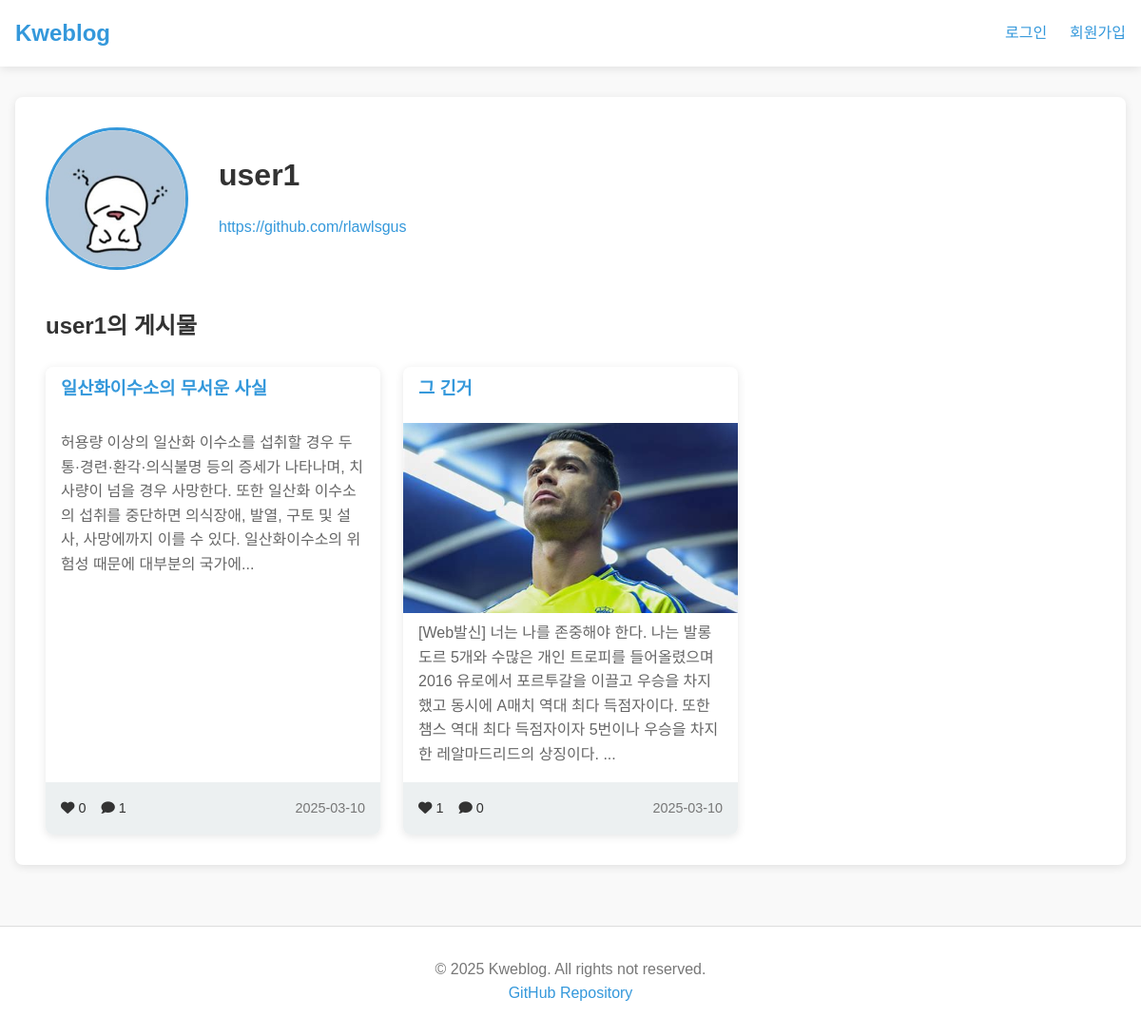
/profile/user1, run on the app's committed database.
### models/user.py (models this page shows, shortened)
class User(db.Model):
    id = db.Column(db.Integer, primary_key=True)
    username = db.Column(db.String(80), unique=True, nullable=False)
    password = db.Column(db.String(120), nullable=False)
    profile_pic = db.Column(db.String(200), nullable=True, default="default.jpg")
    bio = db.Column(db.Text, nullable=True)
    posts = db.relationship("Post", backref="author", lazy=True)
    comments = db.relationship("Comment", backref="author", lazy=True)
    notifications = db.relationship("Notification", backref="user", lazy=True)
    liked_posts = db.relationship(
        "Post", secondary=likes, backref=db.backref("liked_by", lazy="dynamic")
    )
    saved = db.relationship(
        "Post", secondary=saved_posts, backref=db.backref("saved_by", lazy="dynamic")
    )
    friend_requests_sent = db.relationship(
        "User",
        secondary=friends,
        primaryjoin=(id == friends.c.user_id),
        secondaryjoin=(id == friends.c.friend_id),
        backref=db.backref("friend_requests_received", lazy="dynamic"),
        lazy="dynamic",
    )

### models/post.py (models this page shows, shortened)
class Post(db.Model):
    id = db.Column(db.Integer, primary_key=True)
    title = db.Column(db.String(100), nullable=False)
    content = db.Column(db.Text, nullable=False)
    image = db.Column(db.String(200), nullable=True)
    created_at = db.Column(db.DateTime, nullable=False, default=datetime.now)
    user_id = db.Column(db.Integer, db.ForeignKey("user.id"), nullable=False)
    comments = db.relationship(
        "Comment", backref="post", lazy=True, cascade="all, delete-orphan"
    )

### routes/profile.py (the view)
@profile.route("/profile/<username>")
def user_profile(username):
    user = User.query.filter_by(username=username).first_or_404()
    posts = Post.query.filter_by(user_id=user.id).order_by(Post.created_at.desc()).all()
    bio_with_links = convert_urls_to_links(user.bio)
    current_user = None
    if "user_id" in session:
        current_user = User.query.get(session["user_id"])
    return render_template(
        "profile.html",
        user=user,
        posts=posts,
        bio_with_links=bio_with_links,
        current_user=current_user,
    )

### utils/helpers.py (called while the page is built)
def convert_urls_to_links(text):
    if not text:
        return ""
    url_pattern = re.compile(r"https?://\S+")
    return url_pattern.sub(
        lambda m: f'<a href="{m.group(0)}" target="_blank">{m.group(0)}</a>', text
    )

### templates/profile.html (shortened to what this page needs)
{% extends 'base.html' %}  {% block content %}
<div class="profile-container">
  <div class="profile-header">
    <div class="profile-pic-container">
      <img
        src="{{ url_for('static', filename='uploads/profiles/' + user.profile_pic) }}"
        alt="{{ user.username }}"
        class="profile-pic-large"
      />
    </div>
    <div class="profile-info">
      <h1>{{ user.username }}</h1>
      <div class="profile-bio">
        {% if user.bio %}
        <p>{{ bio_with_links|safe }}</p>
        {% else %}
        <p>자기소개가 없습니다.</p>
        {% endif %}
      </div>
    </div>
  </div>
  <div class="profile-posts">
    <h2>{{ user.username }}의 게시물</h2>
    <div class="posts-container">
      {% if posts %} {% for post in posts %}
      <div class="post-card">
        <h3>
          <a href="{{ url_for('post.post_detail', post_id=post.id) }}"
            >{{ post.title }}</a
          >
        </h3>
        {% if post.image %}
        <div class="post-image">
          <img
            src="{{ url_for('static', filename='uploads/posts/' + post.image) }}"
            alt="Post image"
          />
        </div>
        {% endif %}
        <div class="post-content preview">
          {{ post.content[:150] }}{% if post.content|length > 150 %}...{% endif
          %}
        </div>
        <div class="post-footer">
          <div class="post-stats">
            <span
              ><i class="fas fa-heart"></i> {{ post.liked_by.count() }}</span
            >
            <span
              ><i class="fas fa-comment"></i> {{ post.comments|length }}</span
            >
          </div>
          <div class="post-date">
            {{ post.created_at.strftime('%Y-%m-%d') }}
          </div>
        </div>
      </div>
      {% endfor %} {% else %}
      <p>게시물이 없습니다.</p>
      {% endif %}
    </div>
  </div>
</div>
{% endblock %}

### templates/base.html (shortened to what this page needs)
<!DOCTYPE html>
<html lang="ko">
  <head>
    <link
      rel="stylesheet"
      href="https://cdnjs.cloudflare.com/ajax/libs/font-awesome/6.0.0-beta3/css/all.min.css"
    />
    <link
      rel="stylesheet"
      href="{{ url_for('static', filename='css/style.css') }}"
    />
  </head>
  <body>
    <header>
      <nav>
        <div class="logo">
          <a href="{{ url_for('main.index') }}">Kweblog</a>
        </div>
        <div class="nav-links">
          {% if 'user_id' in session %}
          <a
            href="{{ url_for('profile.user_profile', username=session['username']) }}"
            >프로필</a
          >
          <a href="{{ url_for('post.new_post') }}">새 글쓰기</a>
          <a href="{{ url_for('profile.saved_posts') }}">저장됨</a>
          <a
            href="{{ url_for('notification.view_notifications') }}"
            class="notification-link"
          >
            알림
            <span id="notification-badge" class="notification-badge"></span>
          </a>
          <a href="{{ url_for('auth.logout') }}">로그아웃</a>
          {% else %}
          <a href="{{ url_for('auth.login') }}">로그인</a>
          <a href="{{ url_for('auth.register') }}">회원가입</a>
          {% endif %}
        </div>
      </nav>
    </header>
    <main>
       {% block content %}{% endblock %}
    </main>
    <footer>
      <p>&copy; 2025 Kweblog. All rights not reserved.</p>
      <a href="https://github.com/rlawlsgus/kweblog" target="_blank"
        >GitHub Repository</a
      >
    </footer>
  </body>
</html>

### static/css/style.css (style rules this page uses)
:root { --primary-color: #3498db; --secondary-color: #2980b9; --light-color: #ecf0f1; --dark-color: #2c3e50; --danger-color: #e74c3c; --success-color: #2ecc71; --text-color: #333; --bg-color: #f9f9f9; --border-color: #ddd; --shadow: 0 2px 10px rgba(0, 0, 0, 0.1); }
* { margin: 0; padding: 0; box-sizing: border-box; }
body { font-family: "Noto Sans KR", sans-serif; line-height: 1.6; color: var(--text-color); background-color: var(--bg-color); min-height: 100vh; display: flex; flex-direction: column; }
a { text-decoration: none; color: var(--primary-color); }
header { background-color: white; box-shadow: var(--shadow); padding: 1rem 0; }
nav { display: flex; justify-content: space-between; align-items: center; max-width: 1200px; margin: 0 auto; padding: 0 1rem; }
.logo a { font-size: 1.5rem; font-weight: bold; color: var(--primary-color); }
.nav-links { display: flex; gap: 1.5rem; }
main { flex: 1; max-width: 1200px; margin: 2rem auto; padding: 0 1rem; }
.profile-container { background-color: white; border-radius: 8px; box-shadow: var(--shadow); padding: 2rem; }
.profile-header { display: flex; align-items: center; margin-bottom: 2rem; gap: 2rem; }
.profile-pic-container { flex-shrink: 0; }
.profile-pic-large { width: 150px; height: 150px; border-radius: 50%; object-fit: cover; border: 3px solid var(--primary-color); }
.profile-info { flex-grow: 1; }
.profile-bio { margin: 1rem 0; line-height: 1.6; }
.profile-posts { margin-top: 2rem; }
.posts-container { display: grid; grid-template-columns: repeat(auto-fill, minmax(300px, 1fr)); gap: 1.5rem; margin-top: 1.5rem; }
.post-card { background-color: white; border-radius: 8px; box-shadow: var(--shadow); overflow: hidden; transition: transform 0.3s; display: flex; flex-direction: column; height: 100%; }
.post-card h2, .post-card h3 { padding: 0.5rem 1rem; margin-bottom: 0.8rem; }
.post-image { width: 100%; max-height: 200px; overflow: hidden; }
.post-image img { width: 100%; height: auto; display: block; }
.post-content.preview { padding: 0.5rem 1rem 1rem; color: #666; overflow: hidden; flex-grow: 1; }
.post-footer { display: flex; justify-content: space-between; align-items: center; padding: 1rem; background-color: var(--light-color); font-size: 0.9rem; margin-top: auto; }
.post-stats { display: flex; gap: 1rem; }
.post-date { color: #777; }
footer { text-align: center; padding: 2rem 0; margin-top: 2rem; color: #777; background-color: white; border-top: 1px solid var(--border-color); }

### data on the page
User: profile_pic (placeholder picture), username "user1", bio "https://github.com/rlawlsgus"
Post: title "일산화이수소의 무서운 사실", content "허용량 이상의 일산화 이수소를 섭취할 경우 두통·경련·환각·의식불명 등의 증세가 나타나며, 치사량이 넘을 경우 사망한다. 또한 일산화 이수소의 섭취를 중단하면 의식장애, 발열, 구토 및 설사, 사망에까지 이를 수 있다. 일산화이수소의 위험성 때문에 대부분의 국가에", liked_by.count "0", comments|length "1", created_at "2025-03-10"
Post: title "그 긴거", image (picture), content "[Web발신] 너는 나를 존중해야 한다. 나는 발롱도르 5개와 수많은 개인 트로피를 들어올렸으며 2016 유로에서 포르투갈을 이끌고 우승을 차지했고 동시에 A매치 역대 최다 득점자이다. 또한 챔스 역대 최다 득점자이자 5번이나 우승을 차지한 레알마드리드의 상징이다.", liked_by.count "1", comments|length "0", created_at "2025-03-10"
